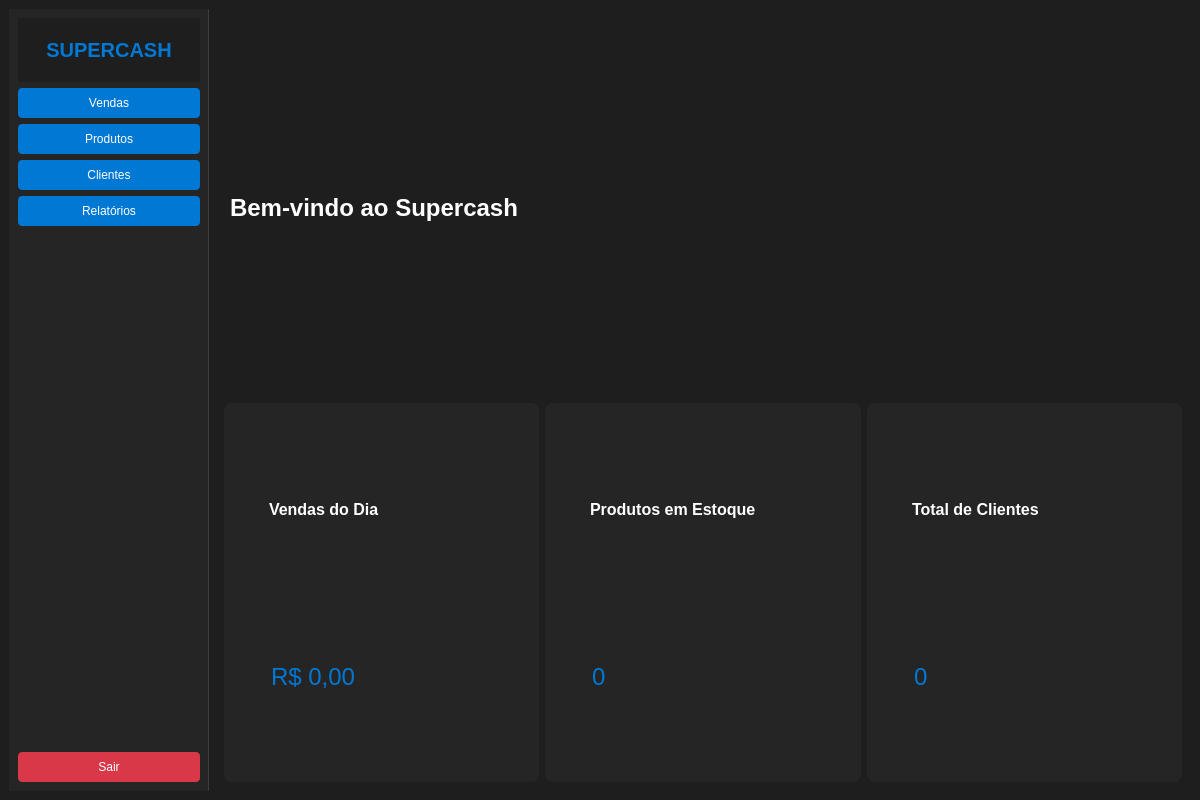
<?xml version="1.0" encoding="UTF-8"?>
<ui version="4.0">
 <class>DashboardWindow</class>
 <widget class="QMainWindow" name="DashboardWindow">
  <property name="geometry">
   <rect>
    <x>0</x>
    <y>0</y>
    <width>1200</width>
    <height>800</height>
   </rect>
  </property>
  <property name="windowTitle">
   <string>Supercash - Dashboard</string>
  </property>
  <property name="styleSheet">
   <string notr="true">
    QMainWindow, QWidget {
        background-color: #1e1e1e;
        color: #ffffff;
    }
    QLabel {
        font-size: 12px;
    }
    QPushButton {
        background-color: #0078d4;
        border: none;
        border-radius: 4px;
        padding: 8px 16px;
        font-size: 12px;
    }
    QPushButton:hover {
        background-color: #1084d8;
    }
    QFrame#menuFrame {
        background-color: #252526;
        border-right: 1px solid #3d3d3d;
    }
   </string>
  </property>
  <widget class="QWidget" name="centralwidget">
   <layout class="QHBoxLayout" name="horizontalLayout">
    <item>
     <widget class="QFrame" name="menuFrame">
      <property name="minimumSize">
       <size>
        <width>200</width>
        <height>0</height>
       </size>
      </property>
      <property name="maximumSize">
       <size>
        <width>200</width>
        <height>16777215</height>
       </size>
      </property>
      <layout class="QVBoxLayout" name="verticalLayout">
       <item>
        <widget class="QLabel" name="label_logo">
         <property name="text">
          <string>SUPERCASH</string>
         </property>
         <property name="alignment">
          <set>Qt::AlignCenter</set>
         </property>
         <property name="styleSheet">
          <string>font-size: 20px; font-weight: bold; color: #0078d4; padding: 20px 0;</string>
         </property>
        </widget>
       </item>
       <item>
        <widget class="QPushButton" name="pushButton_vendas">
         <property name="text">
          <string>Vendas</string>
         </property>
        </widget>
       </item>
       <item>
        <widget class="QPushButton" name="pushButton_produtos">
         <property name="text">
          <string>Produtos</string>
         </property>
        </widget>
       </item>
       <item>
        <widget class="QPushButton" name="pushButton_clientes">
         <property name="text">
          <string>Clientes</string>
         </property>
        </widget>
       </item>
       <item>
        <widget class="QPushButton" name="pushButton_relatorios">
         <property name="text">
          <string>Relatórios</string>
         </property>
        </widget>
       </item>
       <item>
        <spacer name="verticalSpacer">
         <property name="orientation">
          <enum>Qt::Vertical</enum>
         </property>
         <property name="sizeHint" stdset="0">
          <size>
           <width>20</width>
           <height>40</height>
          </size>
         </property>
        </spacer>
       </item>
       <item>
        <widget class="QPushButton" name="pushButton_logout">
         <property name="text">
          <string>Sair</string>
         </property>
         <property name="styleSheet">
          <string>background-color: #d83848;</string>
         </property>
        </widget>
       </item>
      </layout>
     </widget>
    </item>
    <item>
     <widget class="QStackedWidget" name="stackedWidget">
      <widget class="QWidget" name="page_dashboard">
       <layout class="QVBoxLayout" name="verticalLayout_2">
        <item>
         <widget class="QLabel" name="label_welcome">
          <property name="text">
           <string>Bem-vindo ao Supercash</string>
          </property>
          <property name="styleSheet">
           <string>font-size: 24px; font-weight: bold; margin: 20px 0;</string>
          </property>
         </widget>
        </item>
        <item>
         <layout class="QGridLayout" name="gridLayout">
          <item row="0" column="0">
           <widget class="QFrame" name="frame_vendas">
            <property name="styleSheet">
             <string>background-color: #252526; border-radius: 8px; padding: 16px;</string>
            </property>
            <layout class="QVBoxLayout" name="verticalLayout_3">
             <item>
              <widget class="QLabel" name="label_vendas_title">
               <property name="text">
                <string>Vendas do Dia</string>
               </property>
               <property name="styleSheet">
                <string>font-size: 16px; font-weight: bold;</string>
               </property>
              </widget>
             </item>
             <item>
              <widget class="QLabel" name="label_vendas_valor">
               <property name="text">
                <string>R$ 0,00</string>
               </property>
               <property name="styleSheet">
                <string>font-size: 24px; color: #0078d4;</string>
               </property>
              </widget>
             </item>
            </layout>
           </widget>
          </item>
          <item row="0" column="1">
           <widget class="QFrame" name="frame_produtos">
            <property name="styleSheet">
             <string>background-color: #252526; border-radius: 8px; padding: 16px;</string>
            </property>
            <layout class="QVBoxLayout" name="verticalLayout_4">
             <item>
              <widget class="QLabel" name="label_produtos_title">
               <property name="text">
                <string>Produtos em Estoque</string>
               </property>
               <property name="styleSheet">
                <string>font-size: 16px; font-weight: bold;</string>
               </property>
              </widget>
             </item>
             <item>
              <widget class="QLabel" name="label_produtos_qtd">
               <property name="text">
                <string>0</string>
               </property>
               <property name="styleSheet">
                <string>font-size: 24px; color: #0078d4;</string>
               </property>
              </widget>
             </item>
            </layout>
           </widget>
          </item>
          <item row="0" column="2">
           <widget class="QFrame" name="frame_clientes">
            <property name="styleSheet">
             <string>background-color: #252526; border-radius: 8px; padding: 16px;</string>
            </property>
            <layout class="QVBoxLayout" name="verticalLayout_5">
             <item>
              <widget class="QLabel" name="label_clientes_title">
               <property name="text">
                <string>Total de Clientes</string>
               </property>
               <property name="styleSheet">
                <string>font-size: 16px; font-weight: bold;</string>
               </property>
              </widget>
             </item>
             <item>
              <widget class="QLabel" name="label_clientes_qtd">
               <property name="text">
                <string>0</string>
               </property>
               <property name="styleSheet">
                <string>font-size: 24px; color: #0078d4;</string>
               </property>
              </widget>
             </item>
            </layout>
           </widget>
          </item>
         </layout>
        </item>
       </layout>
      </widget>
     </widget>
    </item>
   </layout>
  </widget>
 </widget>
</ui>
